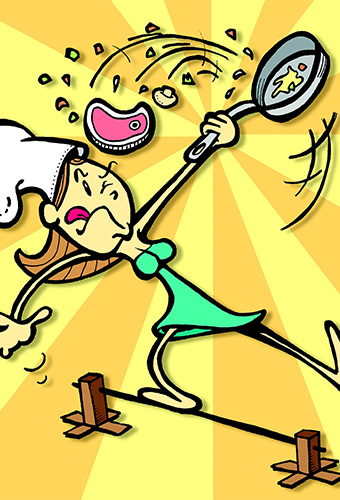
#> input picture cook-2908070_19120_original.jpg, 340 x 500 px
$ python ImageDifference.py cook-2908070_19120_original.jpg cook-2908070_19120_edited.jpg 3 5
#> lines starting #> are read from the running program, lines starting #| are printed output that depends on the picture
import cv2
import math
import sys
import os
import json
from sklearn.cluster import KMeans

if __name__ == "__main__":
	pic1 = str(sys.argv[1])
	pic2 = str(sys.argv[2])
	nClusters = int(sys.argv[3])
	show = int(sys.argv[4])

# find difference between two images and
# store that as a new image file
img1 = cv2.imread(pic1)
#> img1 is the input picture: shape (500, 340, 3); mean B, G, R 99.3, 194.8, 208.7
img2 = cv2.imread(pic2)
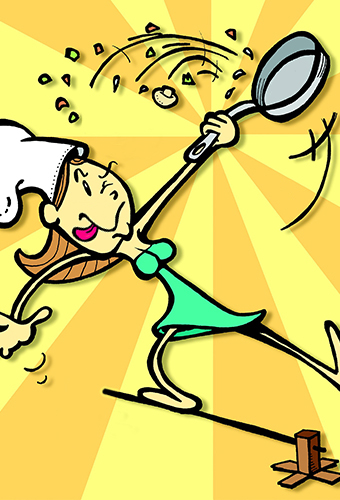
#> input picture cook-2908070_19120_edited.jpg, 340 x 500 px
#> img2 is the input picture: shape (500, 340, 3); mean B, G, R 101.3, 200.9, 214.2
imgDif = img1 - img2
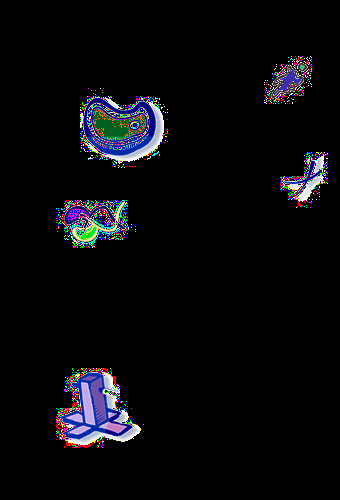
#> imgDif: shape (500, 340, 3); mean B, G, R 12, 9.4, 9.2

# get image width and height
height, width = imgDif.shape[:2]
#> height = 500; width = 340

# go through every pixel and check if it is
# not black, if so, push it's coordinates
# into a list for k-means clustering
points = list()
for x in range(0, width):
	for y in range(0, height):
		if (imgDif[y, x] != [0, 0, 0]).all():
			points.append((x, y))

# CLUSTER!
kmeans = KMeans(n_clusters=nClusters)
kmeans.fit(points)

# Check old JSON first to get size - aka: current game level
if os.path.exists('./clusterData.json'):
	with open('./clusterData.json') as file:
#> (reads clusterData.json from the repository)
		oldData = json.load(file)
	currentLevel = len(oldData) + 1
else:
	currentLevel = 1

# Create dictionary object to hold JSON
data = {}
data['level_' + str(currentLevel)] = {}

# Iterate through each point in the cluster,
# and estimate an elipse that covers the
# cluster
for i in range(nClusters):
	left = None
	right = None
	up = None
	down = None
	for j in range(len(points)):
		if kmeans.labels_[j] == i:
			# point is left of center
			if points[j][0] < kmeans.cluster_centers_[i][0]:
				if left is None:
					left = points[j]
				else:
					if points[j][0] < left[0]:
						left = points[j]
			# point is right of center
			elif points[j][0] > kmeans.cluster_centers_[i][0]:
				if right is None:
					right = points[j]
				else:
					if points[j][0] > right[0]:
						right = points[j]

			# point is up of center
			if points[j][1] < kmeans.cluster_centers_[i][1]:
				if up is None:
					up = points[j]
				else:
					if points[j][1] < up[1]:
						up = points[j]
			# point is down of center
			elif points[j][1] > kmeans.cluster_centers_[i][1]:
				if down is None:
					down = points[j]
				else:
					if points[j][1] > down[1]:
						down = points[j]

	tl = (left[0], up[1]) # top left point
	tr = (right[0], up[1]) # top right point
	bl = (left[0], down[1]) # bottom left point
	br = (right[0], down[1]) # bottom right point

	# horizontal and vertical axis
	haxis = ((tl[0], (tl[1] + bl[1]) / 2), (tr[0], (tr[1] + br[1]) / 2))
	vaxis = (((tl[0] + tr[0]) / 2, tl[1]), ((bl[0] + br[0]) / 2, bl[1]))

	# JSON data collection for output
	data['level_' + str(currentLevel)]['cluster_' + str(i)] = {
		'center_x': str(math.floor(kmeans.cluster_centers_[i][0])),
		'center_y': str(math.floor(kmeans.cluster_centers_[i][1])),
		'tl_x': str(tl[0]), 'tl_y': str(tl[1]),
		'tr_x': str(tr[0]), 'tr_y': str(tr[1]),
		'bl_x': str(bl[0]), 'bl_y': str(bl[1]),
		'br_x': str(br[0]), 'br_y': str(br[1]),
		#'hax1x': str(haxis[0][0]), 'hax1y': str(haxis[0][1]),
		#'hax2x': str(haxis[1][0]), 'hax2y': str(haxis[1][1]),
		#'vax1x': str(vaxis[0][0]), 'vax1y': str(vaxis[0][1]),
		#'vax2x': str(vaxis[1][0]), 'vax2y': str(vaxis[1][1]),
	}

	if show == 1:
		# draw borders
		cv2.line(img1, (math.floor(tl[0]), math.floor(tl[1])),
			(math.floor(tr[0]), math.floor(tr[1])), (0, 0, 255), 4)

		cv2.line(img1, (math.floor(tr[0]), math.floor(tr[1])),
			(math.floor(br[0]), math.floor(br[1])), (0, 0, 255), 4)

		cv2.line(img1, (math.floor(br[0]), math.floor(br[1])),
			(math.floor(bl[0]), math.floor(bl[1])), (0, 0, 255), 4)

		cv2.line(img1, (math.floor(bl[0]), math.floor(bl[1])),
			(math.floor(tl[0]), math.floor(tl[1])), (0, 0, 255), 4)
#> after the loop, data = 1 item

if width > height:
	data['level_' + str(currentLevel)]['orientation'] = 'horizontal'
else:
	data['level_' + str(currentLevel)]['orientation'] = 'vertical'
# write to JSON file
# append to old JSON file
if os.path.exists('./clusterData.json'):
	with open('./clusterData.json') as file:
		oldData = json.load(file)
	oldData.update(data)

	with open('./clusterData.json', 'w') as file:
		json.dump(oldData, file)

# create new JSON file
else:
	with open('./clusterData.json', 'w') as file:
		json.dump(data, file)

if show == 1:
	cv2.imshow('img1', img1)
	cv2.waitKey(0)
	cv2.imwrite('01.png', imgDif)
	cv2.destroyAllWindows()
